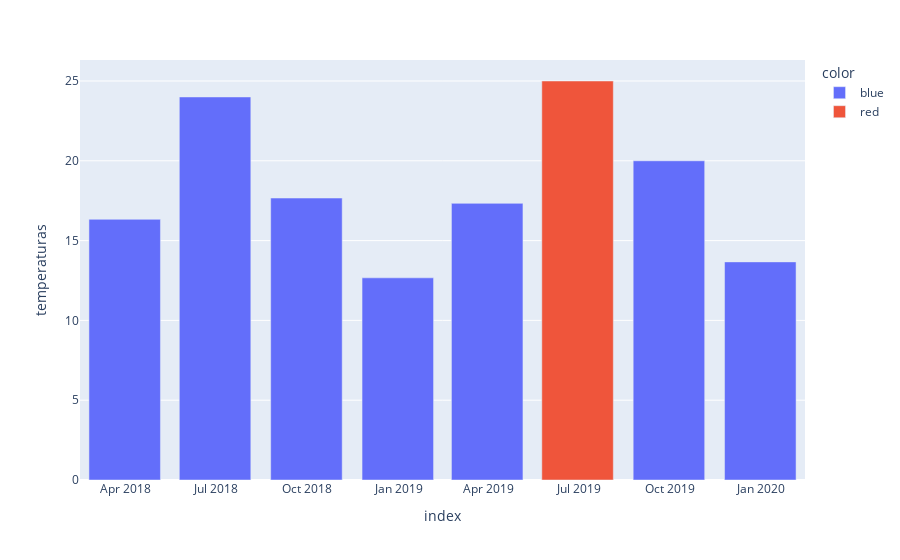

Source (notebook cell):
### Code cell
fig = px.bar(dataframe, x=dataframe.index, y=dataframe.temperaturas, color=cores)
fig.show()

### Figure 1 — Plotly figure (JSON) as saved in the notebook; plotly's stock layout.template omitted (floating-point values rounded to 4 significant figures)
{"data": [{"alignmentgroup": "True", "hovertemplate": "color=blue<br>index=%{x}<br>temperaturas=%{y}<extra></extra>", "legendgroup": "blue", "marker": {"color": "#636efa", "pattern": {"shape": ""}}, "name": "blue", "offsetgroup": "blue", "orientation": "v", "showlegend": true, "textposition": "auto", "type": "bar", "x": ["2018-03-31T00:00:00", "2018-06-30T00:00:00", "2018-09-30T00:00:00", "2018-12-31T00:00:00", "2019-03-31T00:00:00", "2019-09-30T00:00:00", "2019-12-31T00:00:00"], "xaxis": "x", "y": [16.33, 24, 17.67, 12.67, 17.33, 20, 13.67], "yaxis": "y"}, {"alignmentgroup": "True", "hovertemplate": "color=red<br>index=%{x}<br>temperaturas=%{y}<extra></extra>", "legendgroup": "red", "marker": {"color": "#EF553B", "pattern": {"shape": ""}}, "name": "red", "offsetgroup": "red", "orientation": "v", "showlegend": true, "textposition": "auto", "type": "bar", "x": ["2019-06-30T00:00:00"], "xaxis": "x", "y": [25], "yaxis": "y"}], "layout": {"barmode": "relative", "legend": {"title": {"text": "color"}, "tracegroupgap": 0}, "margin": {"t": 60}, "xaxis": {"anchor": "y", "domain": [0, 1], "title": {"text": "index"}}, "yaxis": {"anchor": "x", "domain": [0, 1], "title": {"text": "temperaturas"}}}}
